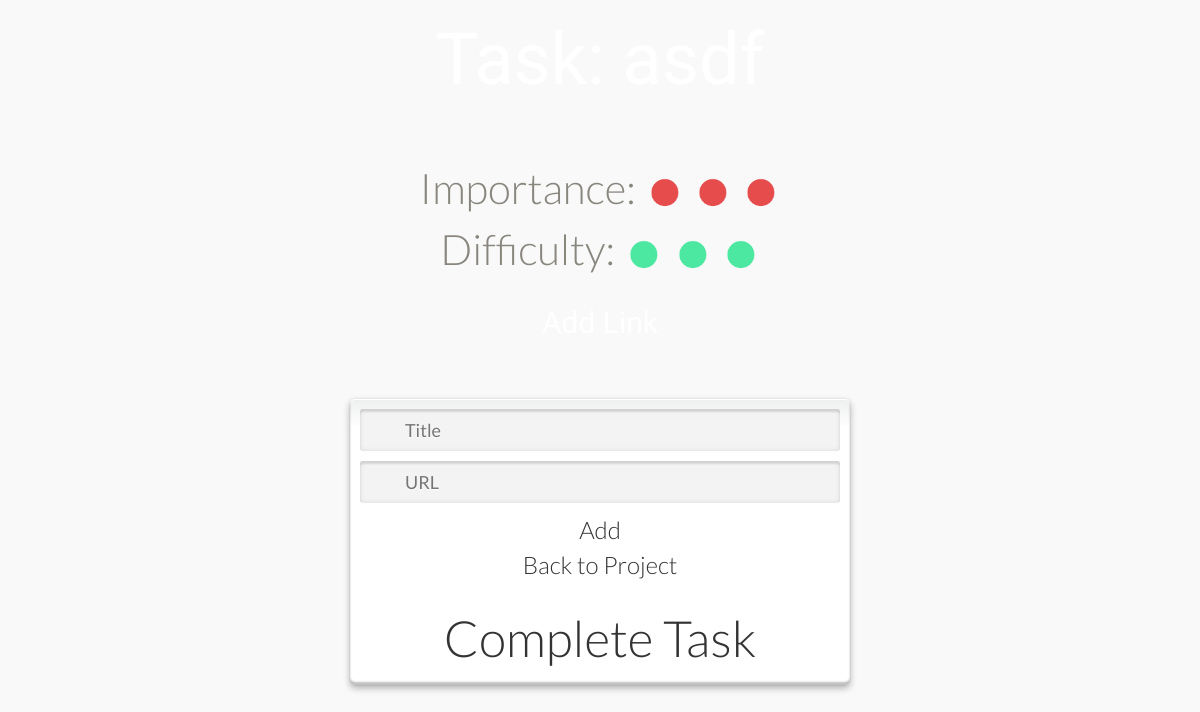
Page /task/1 (signed in) on the earlier database version.
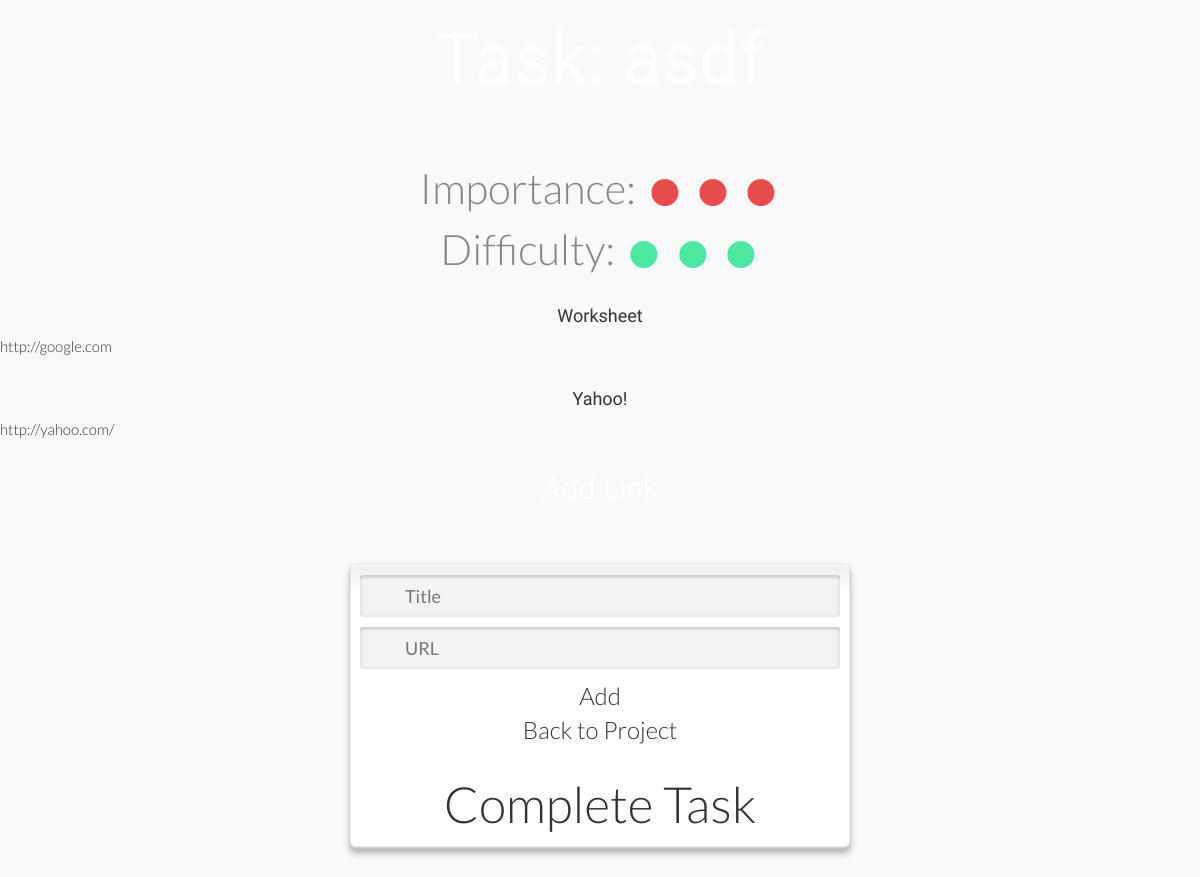
Same page on the later database version.
### projects/models.py (models this page shows, shortened)
class Link(models.Model):
    task = models.ForeignKey('projects.Task')
    name = models.CharField(max_length=80)
    url = models.URLField()

### projects/views.py (the view)
# urls.py: url(r'^task/(?P<id>[0-9]+)', 'projects.views.view_task'),
@authenticate
def view_task(request, id):
    def render_page(task, links):
        params = {'task': task, 'links': links, 'iterate_importance': ['0'] * task.importance, 'iterate_difficulty': ['0'] * task.difficulty}
        return render(request, 'projects/view_task.html', params)
    task = Task.objects.filter(id=id).first()
    if not Task:
        return HttpResponseNotFound('<h1>Task does not exist.</h1>')
    current_user = User.objects.filter(id=request.user.id).first()
    current_user_profile = UserProfile.objects.filter(user=current_user).first()
    if not current_user_profile in UserProfile.objects.filter(project=task.project):
        return HttpResponseForbidden()
    links = list(Link.objects.filter(task=task))
    return render_page(task, links)

### accounts/models.py (called while the page is built)
def authenticate(func):
    @wraps(func)
    def wrap(request, *args, **kwargs):
        if not request.user:
            return HttpResponseRedirect(reverse('accounts.views.login'))
        profile = UserProfile.objects.filter(id=request.user.id).first()
        if not profile:
            return HttpResponseRedirect(reverse('accounts.views.login'))
        return func(request, *args, **kwargs)
    return wrap

### projects/templates/projects/view_task.html (shortened to what this page needs)
{% load staticfiles %}
<html>
<head>
<link rel="stylesheet" type="text/css" href="{% static 'css/bootstrap.css' %}">
<link rel="stylesheet" type="text/css" href="{% static 'css/main.css' %}">
<link rel="stylesheet" type="text/css" href="{% static 'css/font-awesome.min.css' %}">
<link rel="stylesheet" type="text/css" href="{% static 'css/default.css' %}" />
<link rel="stylesheet" type="text/css" href="{% static 'css/style.css' %}" />
<link rel="stylesheet" type="text/css" href="{% static 'css/component.css' %}" />
<link rel="stylesheet" type="text/css" href="{% static 'css/normalize.css' %}" />
<link rel="stylesheet" type="text/css" href="{% static 'css/slider.css' %}" />
</head>
<body>
<h2 style="text-align:center;font-size:72;color:#fff;">Task: {{ task.description }}</h2>
<br />
<br />
<br />
<center>
<p style="font-size:42;display:inline;text-align:center;">Importance:
{% for i in iterate_importance %}
<img src="{% static 'images/ratingCircle.png' %}" style="width:40px;">
{% endfor %}
</p>
<br />
<br />
<p style="font-size:42;display:inline;text-align:center;"> Difficulty:
{% for i in iterate_difficulty %}
<img src="{% static 'images/ratingCircleGreen.png' %}" style="width:40px;">
{% endfor %}
</p>
</center>
<br />
{% for link in links %}
    <h4 style="text-align:center;">{{ link.name }}</h4>
    <a href="{{ link.url }}">{{ link.url }}</a> <br /><br />
{% endfor %}
<div style="text-align:center;">
<h4 style="font-size:30;color:#fff;"> Add Link</h4>
<form id = "myForm" method="post" class="form-1" style="width:500px;text-align:center;">
<input placeholder="Title" type="text" name="name"></input><br />
<input placeholder="URL" type="text" width="200" name="url"></input><br />
<a href="javascript:addLink()"style="font-size:24;">Add</a>
<br />
<a href="/projects/view/{{ task.project.slug }}"style="font-size:24;">Back to Project</a> <br /><br />
<a href="javascript:completeTask()"style="font-size:50;">Complete Task</a>
</div>
</body>

### static/css/main.css (style rules this page uses)
body { background-color: #f2f2f2; font-family: "Lato"; font-weight: 300; font-size: 16px; color: #555; -webkit-font-smoothing: antialiased; -webkit-overflow-scrolling: touch; margin-top: 70px; }
h1, h2, h3, h4, h5, h6 { font-family: "Raleway"; font-weight: 300; color: #333; }
p { line-height: 28px; margin-bottom: 25px; }
a { color: #000; word-wrap: break-word; -webkit-transition: color 0.1s ease-in, background 0.1s ease-in; -moz-transition: color 0.1s ease-in, background 0.1s ease-in; -ms-transition: color 0.1s ease-in, background 0.1s ease-in; -o-transition: color 0.1s ease-in, background 0.1s ease-in; transition: color 0.1s ease-in, background 0.1s ease-in; }
a:before, a:after { -webkit-transition: color 0.1s ease-in, background 0.1s ease-in; -moz-transition: color 0.1s ease-in, background 0.1s ease-in; -ms-transition: color 0.1s ease-in, background 0.1s ease-in; -o-transition: color 0.1s ease-in, background 0.1s ease-in; transition: color 0.1s ease-in, background 0.1s ease-in; }

### static/grayscale/css/default.css (style rules this page uses)
*, *:after, *:before { -webkit-box-sizing: border-box; -moz-box-sizing: border-box; box-sizing: border-box; }
body, html { font-size: 15px; padding: 0; margin: 0; }
body { font-family: 'Lato', Calibri, Arial, sans-serif; color: #89867e; background: #f9f9f9; }
a { color: #333; text-decoration: none; }

### static/css/style.css (style rules this page uses)
*, *:after, *:before { -webkit-box-sizing: border-box; -moz-box-sizing: border-box; -ms-box-sizing: border-box; -o-box-sizing: border-box; box-sizing: border-box; padding: 0; margin: 0; }
.form-1 { width: 300px; margin: 60px auto 30px; padding: 10px; position: relative; box-shadow: 0 0 1px rgba(0, 0, 0, 0.3), 0 3px 7px rgba(0, 0, 0, 0.3), inset 0 1px rgba(255,255,255,1), inset 0 -3px 2px rgba(0,0,0,0.25); border-radius: 5px; background: white; background: -moz-linear-gradient(#eeefef, #ffffff 10%); background: -ms-linear-gradient(#eeefef, #ffffff 10%); background: -o-linear-gradient(#eeefef, #ffffff 10%); background: -webkit-gradient(linear, 0 0, 0 100%, from(#eeefef), color-stop(0.1, #ffffff)); background: -webkit-linear-gradient(#eeefef, #ffffff 10%); background: linear-gradient(#eeefef, #ffffff 10%); }
.form-1 input[type=text], .form-1 input[type=email], .form-1 input[type=password] { font-family: 'Lato', Calibri, Arial, sans-serif; font-size: 18px; font-weight: 400; text-shadow: 0 1px 0 rgba(255,255,255,0.8); width: 100%; padding: 10px 18px 10px 45px; border: none; box-shadow: inset 0 0 5px rgba(0,0,0,0.1), inset 0 3px 2px rgba(0,0,0,0.1); border-radius: 3px; background: #F3F3F3; color: #000; -webkit-transition: color 0.3s ease-out; -moz-transition: color 0.3s ease-out; -ms-transition: color 0.3s ease-out; -o-transition: color 0.3s ease-out; transition: color 0.3s ease-out; }
.form-1 input[type=text] { margin-bottom: 10px; }

Differences in the rows shown:
added Link: name "Worksheet", url "http://google.com"
added Link: name "Yahoo!", url "http://yahoo.com/"
